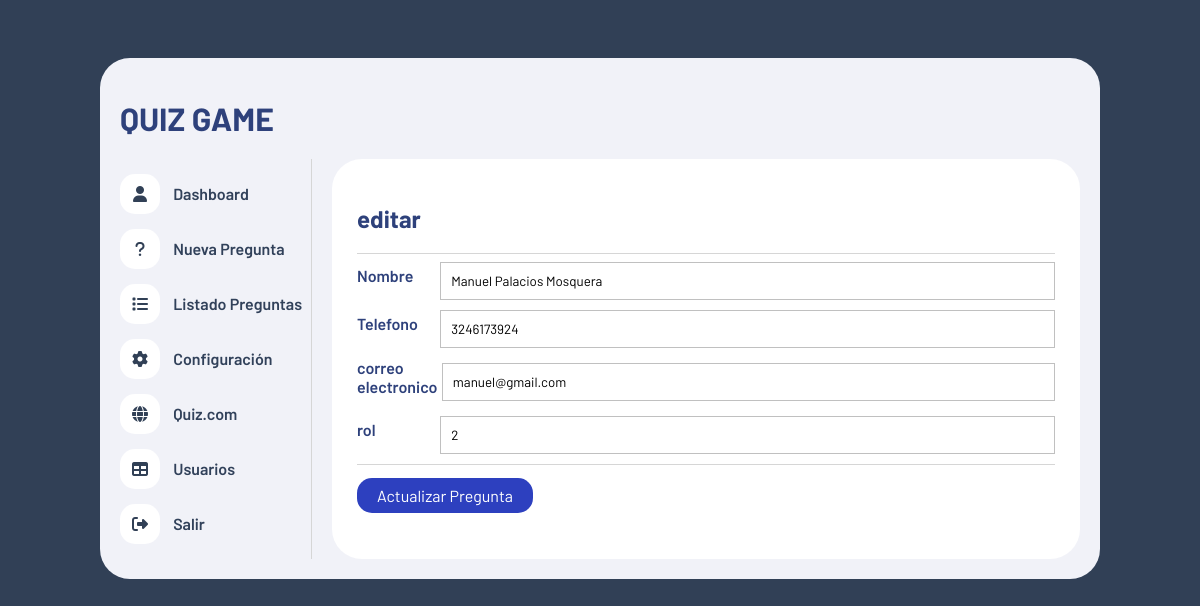
Page /editarUsuarios.php?id=1004251550 on the earlier database version.
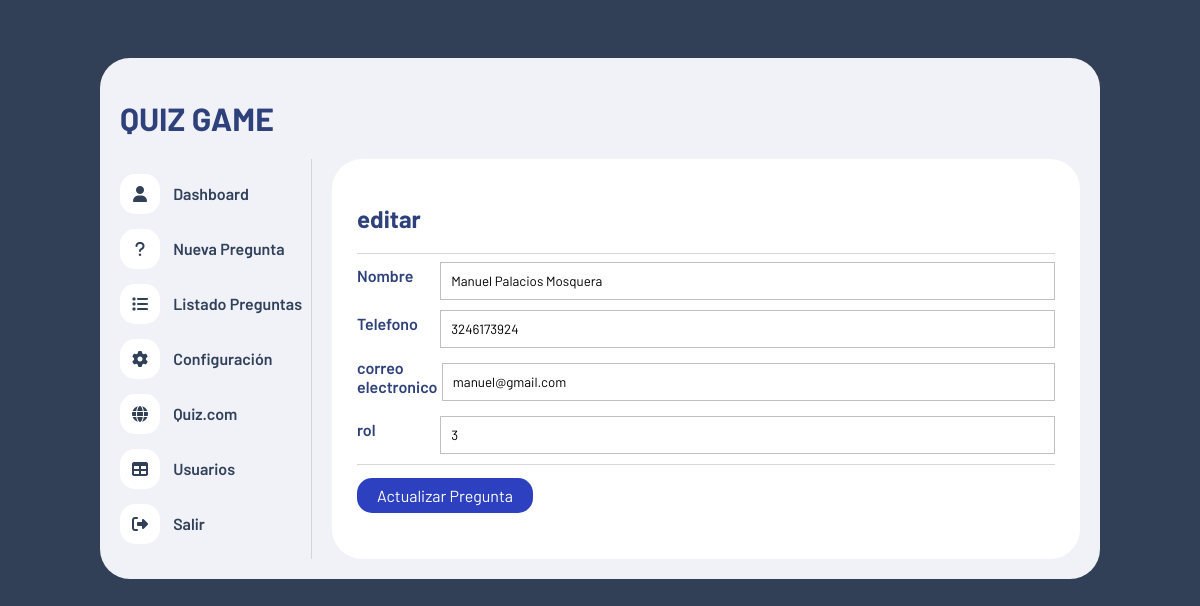
Same page on the later database version.
### tables this page shows
CREATE TABLE `usuarios` (
  `id` varchar(20) NOT NULL,
  `nombre` varchar(80) NOT NULL,
  `telefono` varchar(14) NOT NULL,
  `correo` varchar(60) NOT NULL,
  `password` varchar(80) NOT NULL,
  `fechas_creacion` date NOT NULL,
  `id_rol` int(11) NOT NULL
);

### editarUsuarios.php (the view, shortened to what this page needs)
<?php
include "./funciones/conexion.php";
if (isset($_GET['id'])) {
    $id = $_GET['id'];
    $stmt = $conn->prepare("SELECT * FROM usuarios WHERE id = ?");
    $stmt->bind_param("i", $id);
    $stmt->execute();
    $result = $stmt->get_result();
    $artesania = $result->fetch_assoc();
}
?>
<!DOCTYPE html>
<html lang="es">
<head>
    <link rel="stylesheet" href="https://cdnjs.cloudflare.com/ajax/libs/font-awesome/6.1.1/css/all.min.css" />
    <link rel="stylesheet" href="./css/estilo.css">
</head>
<body>
    <div class="contenedor">
        <header>
            <h1>QUIZ GAME</h1>
        </header>
        <div class="contenedor-info">
            <?php include("./nav.php") ?>
            <div class="panel">
                <h2>editar </h2>
                <hr>
                <section id="nuevaPregunta">
                    <form action="editarUsuarios.php" method="POST">
                        <div class="opciones">
                            <div class="opcion">
                                <label for="">Nombre</label>
                                <input type="text" class="form-control" id="nombre" name="nombre" value="<?php echo $artesania['nombre']; ?>" required>
                            </div>
                            <div class="opcion">
                                <label for="">Telefono</label>
                                <input type="text" class="form-control" id="telefono" name="telefono" value="<?php echo $artesania['telefono']; ?>" required>
                                </div>
                            <div class="opcion">
                                <label for="">correo electronico</label>
                                <input type="email" class="form-control" id="correo" name="correo" value="<?php echo $artesania['correo']; ?>" required>
                            </div>
                            <div class="opcion">
                                <label for="">rol</label>
                                <input type="number" class="form-control" id="rol" name="rol" value="<?php echo $artesania['id_rol']; ?>" required>
                            </div>
                        </div>
                        <hr>
                        <input type="submit" value="Actualizar Pregunta" name="actualizar" class="btn-guardar" >
                    </form>
                </section>
            </div>
        </div>
    </div>
</body>
</html>

Differences in the rows shown:
changed usuarios "Manuel Palacios Mosquera": rol "2" → "3"
